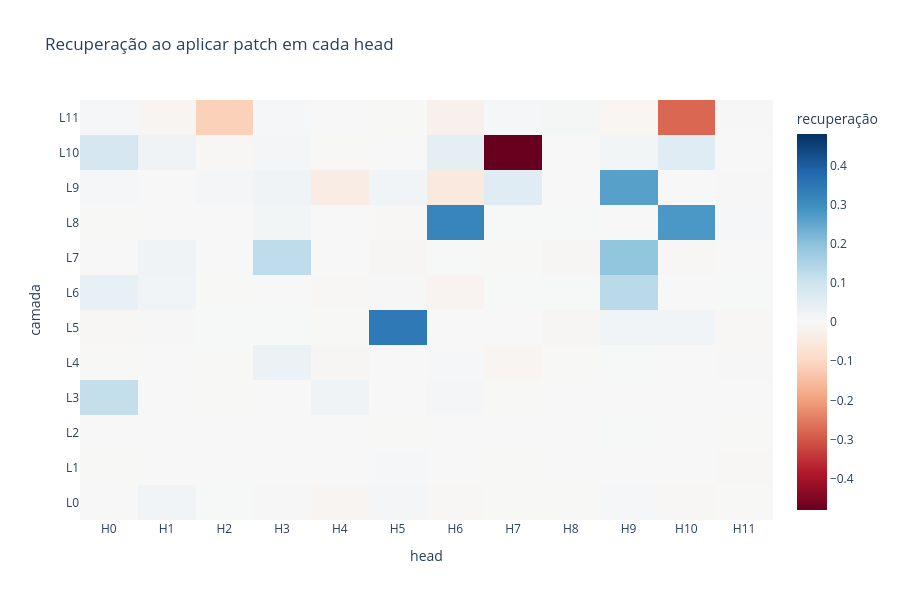

Notebook code for this chart:
### Markdown cell above
## 3. Patching de heads individuais

Agora fazemos o patch **all-pos** da saída `z`: restauramos uma head em todas as posições de uma vez, mantendo as demais heads corrompidas. Por isso o resultado tem apenas os eixos `(camada, head)`.

Esta leitura complementa o DLA do Notebook 02, mas a célula abaixo mostra somente recovery. DLA alto não garante recovery alto: a intervenção restaura uma head isolada em uma execução ainda corrompida, e caminhos paralelos ou compensações podem reduzir seu efeito observado.

### Code cell
# Depois de validar o patch residual, restauramos a saída `z` limpa de uma head por vez, em todas as posições.
with torch.no_grad():
    head_results = patching.get_act_patch_attn_head_out_all_pos(
        model,
        corrupted_tokens,
        clean_cache,
        ioi_metric,
    )

# O resultado organiza a recuperação por (layer, head), sem eixo de posição porque ele foi patched por inteiro.
assert head_results.shape == (model.cfg.n_layers, model.cfg.n_heads)

figure = go.Figure(
    data=go.Heatmap(
        z=head_results.detach().cpu().numpy(),
        x=[f"H{head}" for head in range(model.cfg.n_heads)],
        y=[f"L{layer}" for layer in range(model.cfg.n_layers)],
        colorscale="RdBu",
        zmid=0,
        colorbar_title="recuperação",
        hovertemplate="camada=%{y}<br>head=%{x}<br>recuperação=%{z:.3f}<extra></extra>",
    )
)
figure.update_layout(
    title="Recuperação ao aplicar patch em cada head",
    xaxis_title="head",
    yaxis_title="camada",
    height=600,
)
figure.show()

# Novamente, `divmod` converte o índice linear do máximo em (layer, head).
best_flat = head_results.argmax().item()
best_layer, best_head = divmod(best_flat, model.cfg.n_heads)
print(
    f"Maior recuperação individual: head {best_layer}.{best_head}, "
    f"valor={head_results.max().item():.3f}"
)

### Figure 1 — Plotly figure (JSON) as saved in the notebook; plotly's stock layout.template omitted (floating-point values rounded to 4 significant figures; data arrays with more than 128 entries replaced by an {"elided": "..."} marker saying what was removed)
{"data": [{"colorbar": {"title": {"text": "recuperação"}}, "colorscale": [[0, "rgb(103,0,31)"], [0.1, "rgb(178,24,43)"], [0.2, "rgb(214,96,77)"], [0.3, "rgb(244,165,130)"], [0.4, "rgb(253,219,199)"], [0.5, "rgb(247,247,247)"], [0.6, "rgb(209,229,240)"], [0.7, "rgb(146,197,222)"], [0.8, "rgb(67,147,195)"], [0.9, "rgb(33,102,172)"], [1, "rgb(5,48,97)"]], "hovertemplate": "camada=%{y}<br>head=%{x}<br>recuperação=%{z:.3f}<extra></extra>", "type": "heatmap", "x": ["H0", "H1", "H2", "H3", "H4", "H5", "H6", "H7", "H8", "H9", "H10", "H11"], "y": ["L0", "L1", "L2", "L3", "L4", "L5", "L6", "L7", "L8", "L9", "L10", "L11"], "z": {"elided": "12x12 float values"}, "zmid": 0}], "layout": {"height": 600, "title": {"text": "Recuperação ao aplicar patch em cada head"}, "xaxis": {"title": {"text": "head"}}, "yaxis": {"title": {"text": "camada"}}}}
